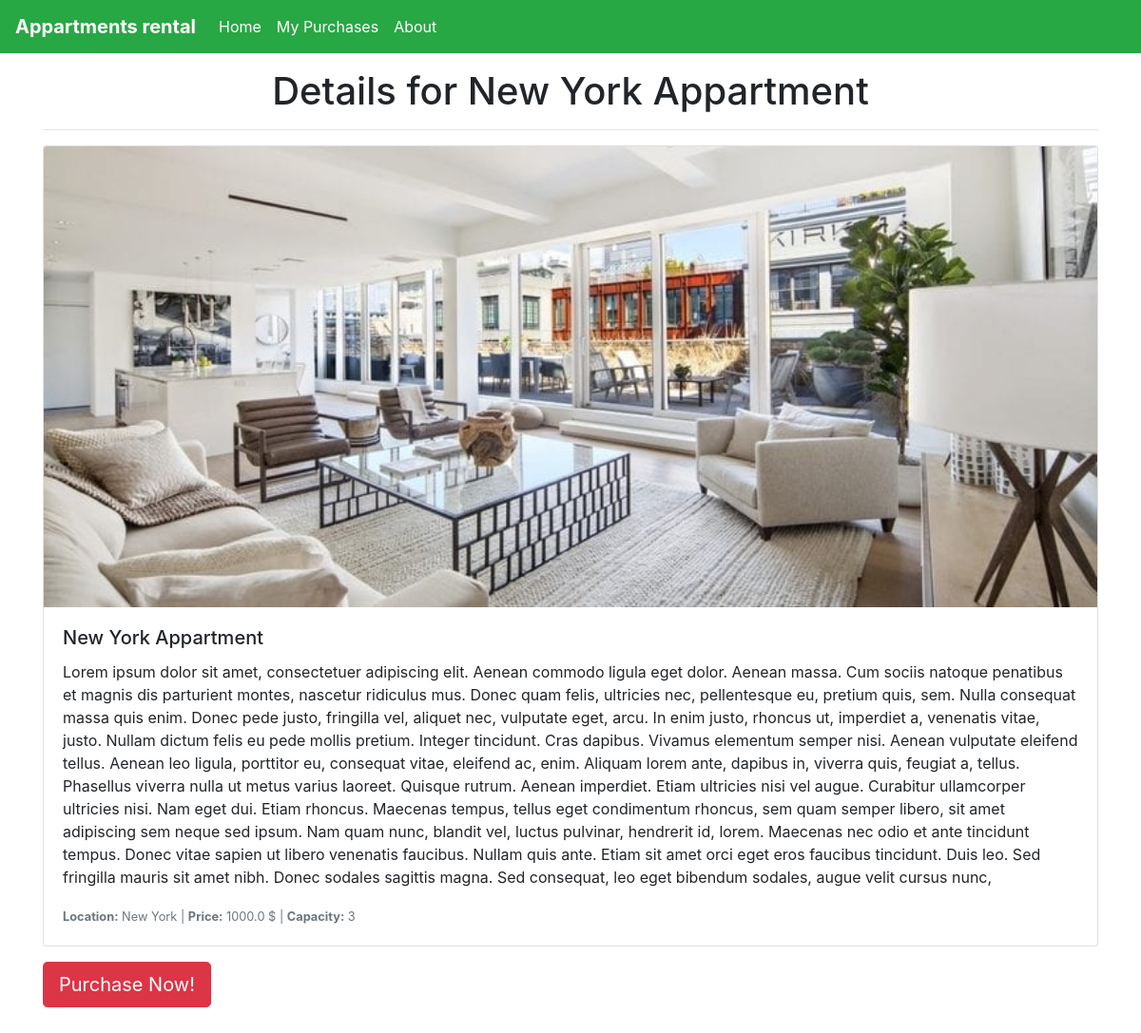
Page /details/1/ on the committed database.
### appartments/models.py (models this page shows, shortened)
class Appartment(models.Model):
    title = models.CharField(max_length=200)
    location = models.CharField(max_length=200)
    description = models.TextField()
    price = models.FloatField()
    capacity = models.IntegerField()
    image = models.ImageField(null=True, blank=True)

### appartments/views.py (the view)
# urls.py: path('details/<int:pk>/', views.details, name='details'),
def details(request, pk):
    obj = Appartment.objects.get(id=pk)
    context = {
        'obj': obj
    }
    return render(request, 'appartments/details.html', context)

### appartments/templates/appartments/details.html
{% extends 'appartments/base.html' %}
{% block content %}
    <div class="mt-3" style='text-align: center'>
        <h1>Details for {{ obj.title }}<h1>
    </div>
    <hr>
    <div class="card mb-3 mt-3">
        <img class="card-img-top" src="{{ obj.image.url }}" alt="Card image cap">
        <div class="card-body">
            <h5 class="card-title">{{ obj.title }}</h5>
            <p class="card-text">{{ obj.description }}</p>
            <p class="card-text"><small class="text-muted"><b>Location:</b> {{ obj.location }} | <b>Price:</b> {{ obj.price }} $ | <b>Capacity:</b> {{ obj.capacity }}</small></p>
        </div>
    </div>
    <div class="mt-3">
        <a class="btn btn-danger btn-lg mb-5" href="{% url 'purchase' obj.id %}">Purchase Now!</a>
    </div>
{% endblock content %}

### rows in the picture
Appartment: title "New York Appartment", image (picture), description "Lorem ipsum dolor sit amet, consectetuer adipiscing elit. Aenean commodo ligula eget dolor. Aenean massa. Cum sociis natoque penatibus et magnis dis parturient montes, nascetur ridiculus mus. Donec quam felis, ultricies nec, pellentesque eu, pretium quis, sem. Nulla consequat massa quis enim. Donec pede justo, fringilla vel, aliquet nec, vulputate eget, arcu. In enim justo, rhoncus ut, imperdiet a, venenatis vitae, justo. Nullam dictum felis eu pede mollis pretium. Integer tincidunt. Cras dapibus. Vivamus elementum semper nisi. Aenean vulputate eleifend tellus. Aenean leo ligula, porttitor eu, consequat vitae, eleifend ac, enim. Aliquam lorem ante, dapibus in, viverra quis, feugiat a,…", location "New York", price "1000.0", capacity "3"
